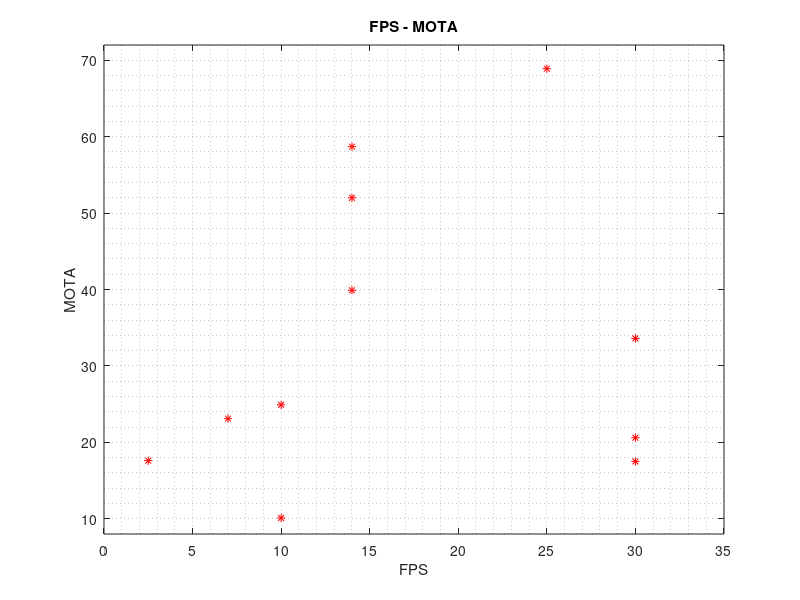
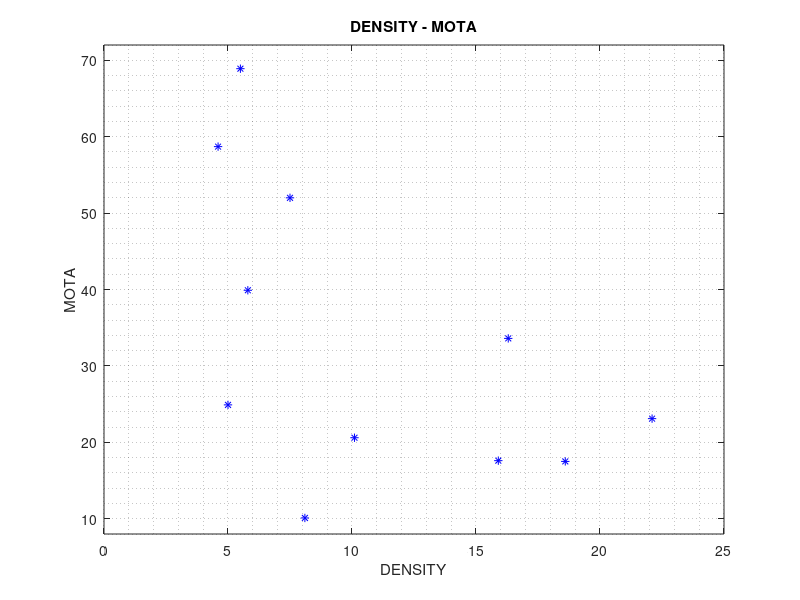

These figures' MATLAB source, in order:
mota = {
68.9
23.1
39.9
52.0
58.7
17.6
17.5
33.6
10.1
24.9
20.6
};

fps={
25
7
14
14
14
2.5
30
30
10
10
30
};

density = {
5.5
22.1
5.8
7.5
4.6
15.9
18.6
16.3
8.1
5.0
10.1
};

set(gcf, 'Position', [500, 300, 350, 300])
plot(cell2mat(fps)',cell2mat(mota)', 'r*');
xlabel('FPS');
ylabel('MOTA');
title('FPS - MOTA');
axis([0 35 8 72]);
grid minor;
saveas(gca, 'pic/seq_fps_mota.bmp');

figure
set(gcf, 'Position', [500, 300, 350, 300])
plot(cell2mat(density)',cell2mat(mota)', 'b*');
xlabel('DENSITY');
ylabel('MOTA');
title('DENSITY - MOTA');
axis([0 25 8 72]);
grid minor;
saveas(gca, 'pic/seq_density_mota.bmp');
